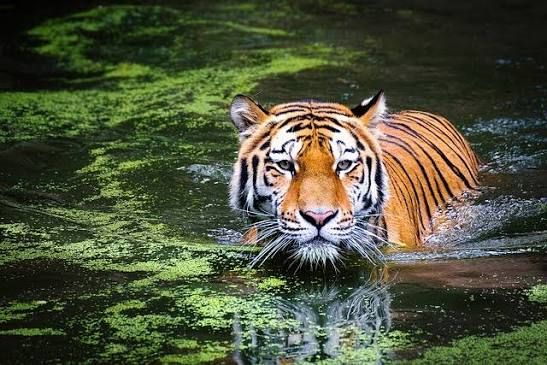
#> input picture Image Operations/tiger.jpg, 547 x 365 px
$ jupyter execute 5.transformation.ipynb
#> lines starting #> are read from the running program, lines starting #| are printed output that depends on the picture
[cell 1]
import cv2
import numpy as np
from matplotlib import pyplot as plt

Translations

This an affine transform that simply shifts the position of an image. (left or right).

We use cv2.warpAffine to implement these transformations.

cv2.warpAffine(image, T, (width, height))

[cell 2]
image = cv2.imread('tiger.jpg')
#> image is the input picture: shape (365, 547, 3); mean B, G, R 59.3, 83.1, 77.5
image = cv2.cvtColor(image, cv2.COLOR_BGR2RGB)
plt.imshow(image)

[cell 3]
height, width = image.shape[:2]
#> height = 365; width = 547

# We shift it by quarter of the height and width
quarter_height, quarter_width = height/4, width/4
#> quarter_height = 91.25; quarter_width = 136.8

# Our Translation
#       | 1 0 Tx |
#  T  = | 0 1 Ty |

# T is our translation matrix
T = np.float32([[1, 0, quarter_width], [0, 1,quarter_height]])
#> T = [[1, 0, 136.8], [0, 1, 91.25]]

# We use warpAffine to transform the image using the matrix, T
img_translation = cv2.warpAffine(image, T, (width, height))
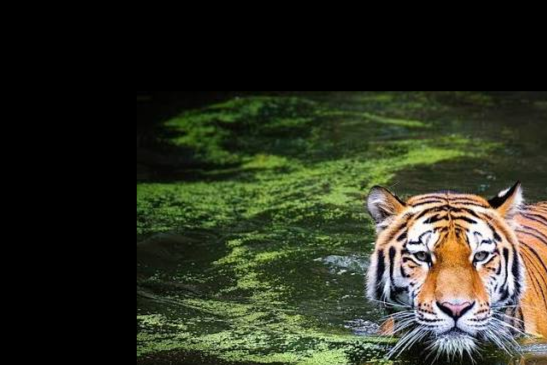
#> img_translation: shape (365, 547, 3); mean R, G, B 46.9, 50.2, 34.6
plt.imshow(img_translation)

Rotations

cv2.getRotationMatrix2D(rotation_center_x, rotation_center_y, angle of rotation, scale)

[cell 4]
# Divide by two to rototate the image around its centre
rotation_matrix = cv2.getRotationMatrix2D((width/2, height/2), 90, 1)
#> rotation_matrix = [[6.12e-17, 1, 91], [-1, 6.12e-17, 456]]

# Input our image, the rotation matrix and our desired final width and height
rotated_image = cv2.warpAffine(image, rotation_matrix, (width, height))
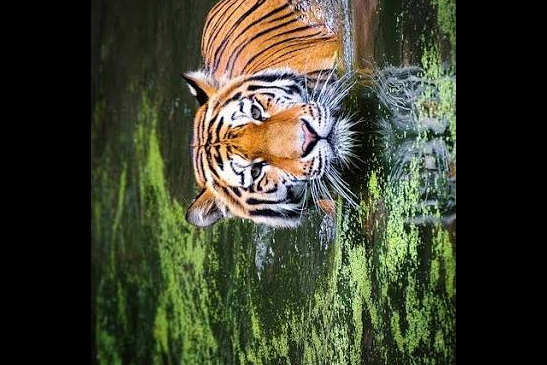
#> rotated_image: shape (365, 547, 3); mean R, G, B 62.3, 65.4, 47.3
plt.imshow(rotated_image)
plt.show()

[cell 5]
rotation_matrix = cv2.getRotationMatrix2D((width/2, height/2), 90, 0.5)
print(rotation_matrix)
#| [[ 3.061617e-17  5.000000e-01  1.822500e+02]
#|  [-5.000000e-01  3.061617e-17  3.192500e+02]]
# Input our image, the rotation matrix and our desired final width and height
rotated_image = cv2.warpAffine(image, rotation_matrix, (width, height))
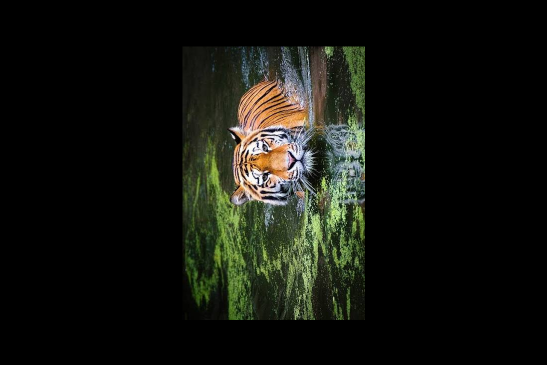
#> rotated_image: shape (365, 547, 3); mean R, G, B 19.4, 20.8, 14.9
plt.imshow(rotated_image)
plt.show()

[cell 6]
rotated_image = cv2.transpose(image)
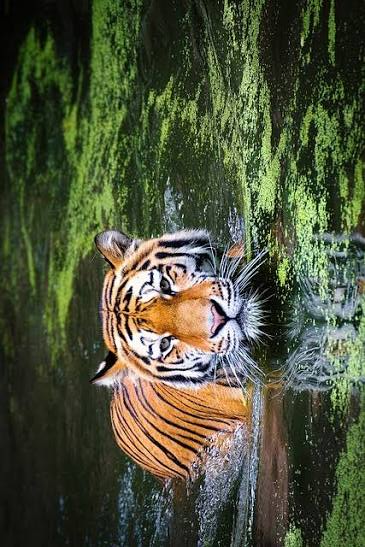
#> rotated_image: shape (547, 365, 3); mean R, G, B 77.5, 83.1, 59.3
plt.imshow(image)
plt.title("Original")
plt.show()
plt.imshow(rotated_image)
plt.title("Rotated using Transpose")
plt.show()

[cell 7]
flipped = cv2.flip(image, 1)
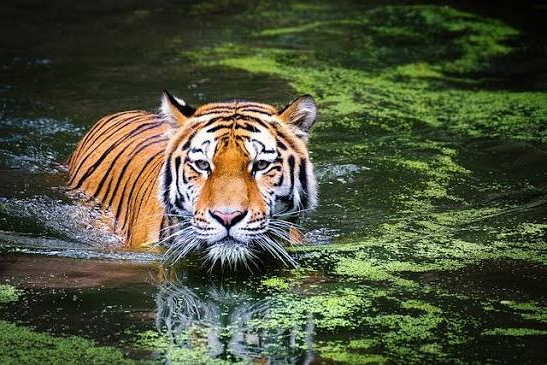
#> flipped: shape (365, 547, 3); mean R, G, B 77.5, 83.1, 59.3
plt.imshow(flipped)
plt.title("Horizontal Flip")
plt.show()

[cell 8]
v_flipped = cv2.flip(image, 0)
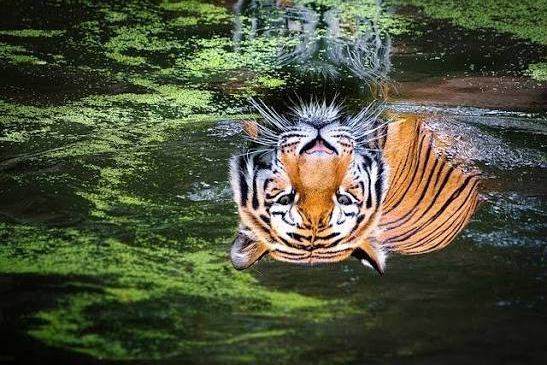
#> v_flipped: shape (365, 547, 3); mean R, G, B 77.5, 83.1, 59.3
plt.imshow(v_flipped)
plt.title("Vertical Flip")
plt.show()

$ run again, with Image Operations/hand_frame.jpg copied over Image Operations/tiger.jpg
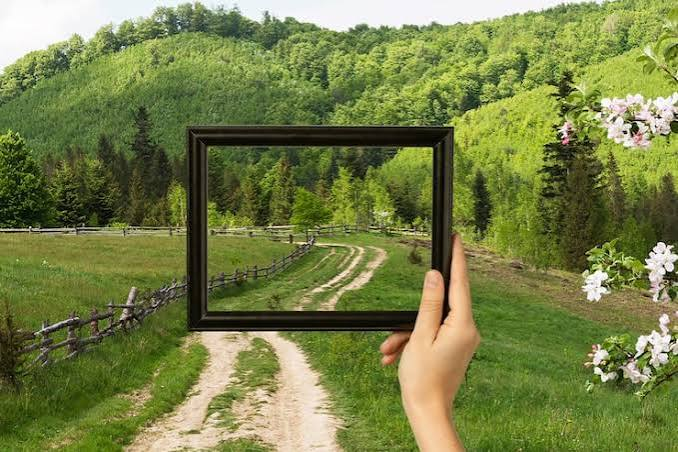
#> input picture Image Operations/hand_frame.jpg, 678 x 452 px
#> image is the input picture: shape (452, 678, 3); mean B, G, R 70.6, 127.7, 118.1
#| [[ 3.061617e-17  5.000000e-01  2.260000e+02]
#|  [-5.000000e-01  3.061617e-17  3.955000e+02]]
#> `flipped = cv2.flip(image, 1)`:
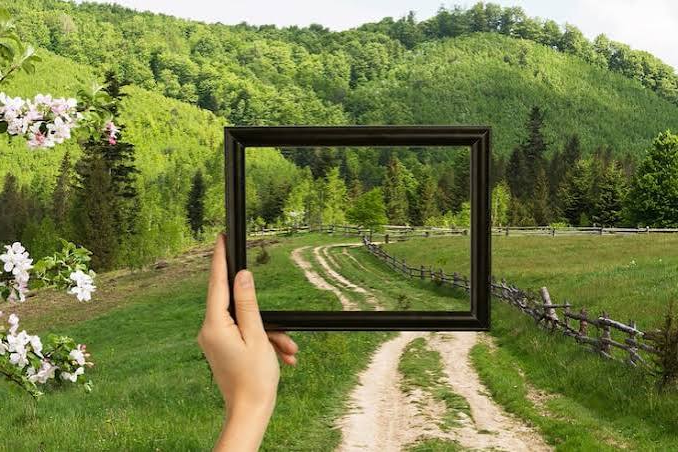
#> flipped: shape (452, 678, 3); mean R, G, B 118.1, 127.7, 70.6
#> `v_flipped = cv2.flip(image, 0)`:
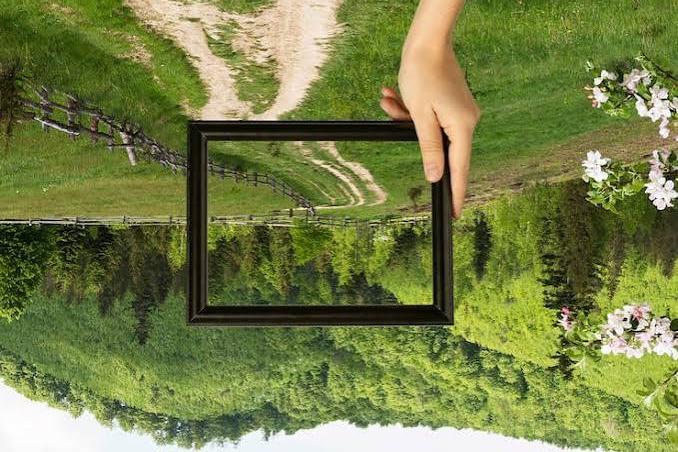
#> v_flipped: shape (452, 678, 3); mean R, G, B 118.1, 127.7, 70.6

$ run again, with Image Operations/mountain.jpg copied over Image Operations/tiger.jpg
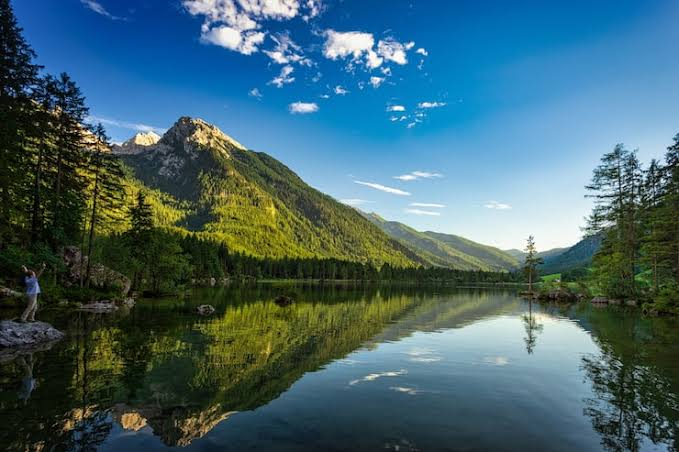
#> input picture Image Operations/mountain.jpg, 679 x 452 px
#> image is the input picture: shape (452, 679, 3); mean B, G, R 110.1, 101.2, 67.5
#| [[ 3.061617e-17  5.000000e-01  2.265000e+02]
#|  [-5.000000e-01  3.061617e-17  3.957500e+02]]
#> `flipped = cv2.flip(image, 1)`:
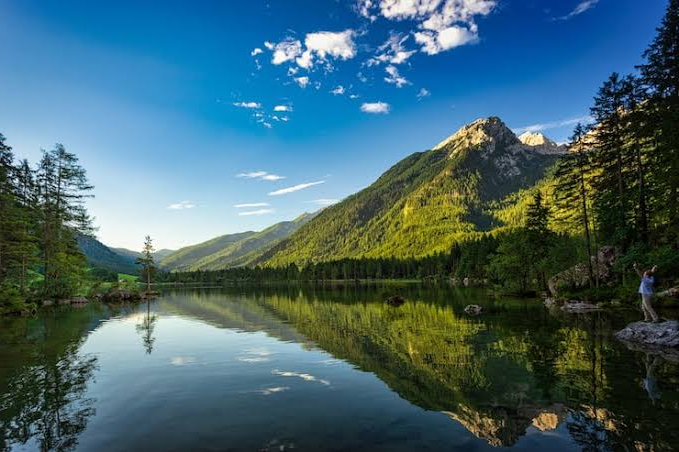
#> flipped: shape (452, 679, 3); mean R, G, B 67.5, 101.2, 110.1
#> `v_flipped = cv2.flip(image, 0)`:
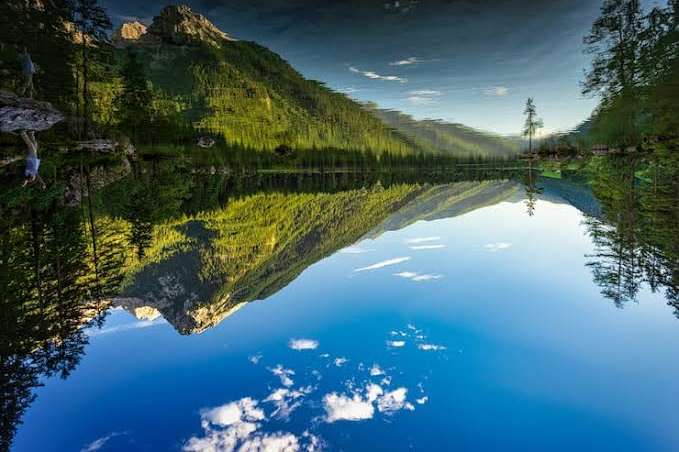
#> v_flipped: shape (452, 679, 3); mean R, G, B 67.5, 101.2, 110.1
